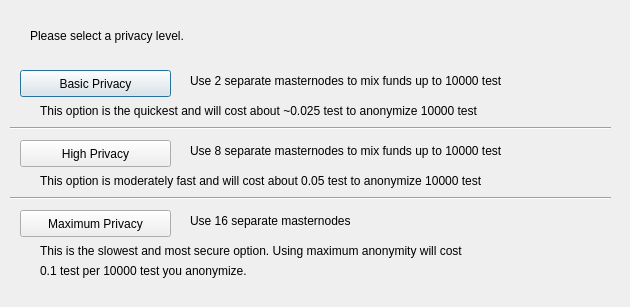
<?xml version="1.0" encoding="UTF-8"?>
<ui version="4.0">
 <class>ObfuscationConfig</class>
 <widget class="QDialog" name="ObfuscationConfig">
  <property name="geometry">
   <rect>
    <x>0</x>
    <y>0</y>
    <width>630</width>
    <height>307</height>
   </rect>
  </property>
  <property name="windowTitle">
   <string>Configure Obfuscation</string>
  </property>
  <widget class="QPushButton" name="buttonBasic">
   <property name="geometry">
    <rect>
     <x>20</x>
     <y>70</y>
     <width>151</width>
     <height>27</height>
    </rect>
   </property>
   <property name="text">
    <string>Basic Privacy</string>
   </property>
  </widget>
  <widget class="QPushButton" name="buttonHigh">
   <property name="geometry">
    <rect>
     <x>20</x>
     <y>140</y>
     <width>151</width>
     <height>27</height>
    </rect>
   </property>
   <property name="text">
    <string>High Privacy</string>
   </property>
  </widget>
  <widget class="QPushButton" name="buttonMax">
   <property name="geometry">
    <rect>
     <x>20</x>
     <y>210</y>
     <width>151</width>
     <height>27</height>
    </rect>
   </property>
   <property name="text">
    <string>Maximum Privacy</string>
   </property>
  </widget>
  <widget class="QLabel" name="label">
   <property name="geometry">
    <rect>
     <x>30</x>
     <y>20</y>
     <width>571</width>
     <height>31</height>
    </rect>
   </property>
   <property name="text">
    <string>Please select a privacy level.</string>
   </property>
  </widget>
  <widget class="QLabel" name="label_2">
   <property name="geometry">
    <rect>
     <x>190</x>
     <y>70</y>
     <width>421</width>
     <height>21</height>
    </rect>
   </property>
   <property name="text">
    <string>Use 2 separate masternodes to mix funds up to 10000 test</string>
   </property>
  </widget>
  <widget class="QLabel" name="label_3">
   <property name="geometry">
    <rect>
     <x>190</x>
     <y>140</y>
     <width>411</width>
     <height>21</height>
    </rect>
   </property>
   <property name="text">
    <string>Use 8 separate masternodes to mix funds up to 10000 test</string>
   </property>
  </widget>
  <widget class="QLabel" name="label_4">
   <property name="geometry">
    <rect>
     <x>190</x>
     <y>210</y>
     <width>421</width>
     <height>21</height>
    </rect>
   </property>
   <property name="text">
    <string>Use 16 separate masternodes</string>
   </property>
  </widget>
  <widget class="QLabel" name="label_6">
   <property name="geometry">
    <rect>
     <x>40</x>
     <y>100</y>
     <width>561</width>
     <height>21</height>
    </rect>
   </property>
   <property name="text">
    <string>This option is the quickest and will cost about ~0.025 test to anonymize 10000 test</string>
   </property>
  </widget>
  <widget class="QLabel" name="label_7">
   <property name="geometry">
    <rect>
     <x>40</x>
     <y>170</y>
     <width>561</width>
     <height>21</height>
    </rect>
   </property>
   <property name="text">
    <string>This option is moderately fast and will cost about 0.05 test to anonymize 10000 test</string>
   </property>
  </widget>
  <widget class="QLabel" name="label_8">
   <property name="geometry">
    <rect>
     <x>40</x>
     <y>240</y>
     <width>561</width>
     <height>21</height>
    </rect>
   </property>
   <property name="text">
    <string>This is the slowest and most secure option. Using maximum anonymity will cost</string>
   </property>
  </widget>
  <widget class="QLabel" name="label_9">
   <property name="geometry">
    <rect>
     <x>40</x>
     <y>260</y>
     <width>561</width>
     <height>21</height>
    </rect>
   </property>
   <property name="text">
    <string>0.1 test per 10000 test you anonymize.</string>
   </property>
  </widget>
  <widget class="Line" name="line">
   <property name="geometry">
    <rect>
     <x>10</x>
     <y>120</y>
     <width>601</width>
     <height>16</height>
    </rect>
   </property>
   <property name="orientation">
    <enum>Qt::Horizontal</enum>
   </property>
  </widget>
  <widget class="Line" name="line_2">
   <property name="geometry">
    <rect>
     <x>10</x>
     <y>190</y>
     <width>601</width>
     <height>16</height>
    </rect>
   </property>
   <property name="orientation">
    <enum>Qt::Horizontal</enum>
   </property>
  </widget>
 </widget>
 <resources/>
 <connections/>
</ui>
